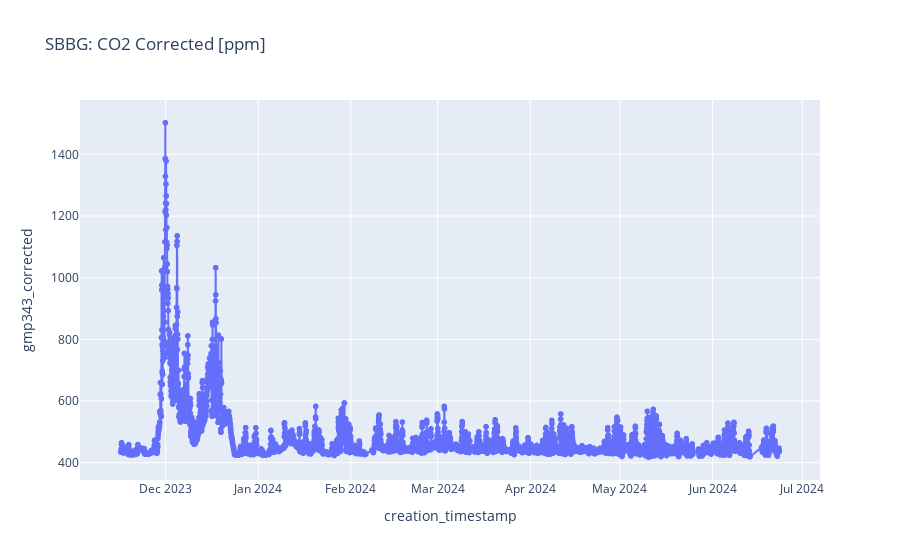

Write notebook code for a chart like this one.
### Code cell
extract_site_data(dates = dates, site_name="SBBG")

### Figure 1 — Plotly figure (JSON) as saved in the notebook; plotly's stock layout.template omitted (floating-point values rounded to 4 significant figures; data arrays with more than 128 entries replaced by an {"elided": "..."} marker saying what was removed)
{"data": [{"hovertemplate": "creation_timestamp=%{x}<br>gmp343_corrected=%{y}<extra></extra>", "legendgroup": "", "line": {"color": "#636efa", "dash": "solid"}, "marker": {"symbol": "circle"}, "mode": "lines+markers", "name": "", "showlegend": false, "type": "scattergl", "x": {"elided": "5098 str values"}, "xaxis": "x", "y": {"elided": "5098 float values"}, "yaxis": "y"}], "layout": {"legend": {"tracegroupgap": 0}, "title": {"text": "SBBG: CO2 Corrected [ppm]"}, "xaxis": {"anchor": "y", "domain": [0, 1], "title": {"text": "creation_timestamp"}}, "yaxis": {"anchor": "x", "domain": [0, 1], "title": {"text": "gmp343_corrected"}}}}
